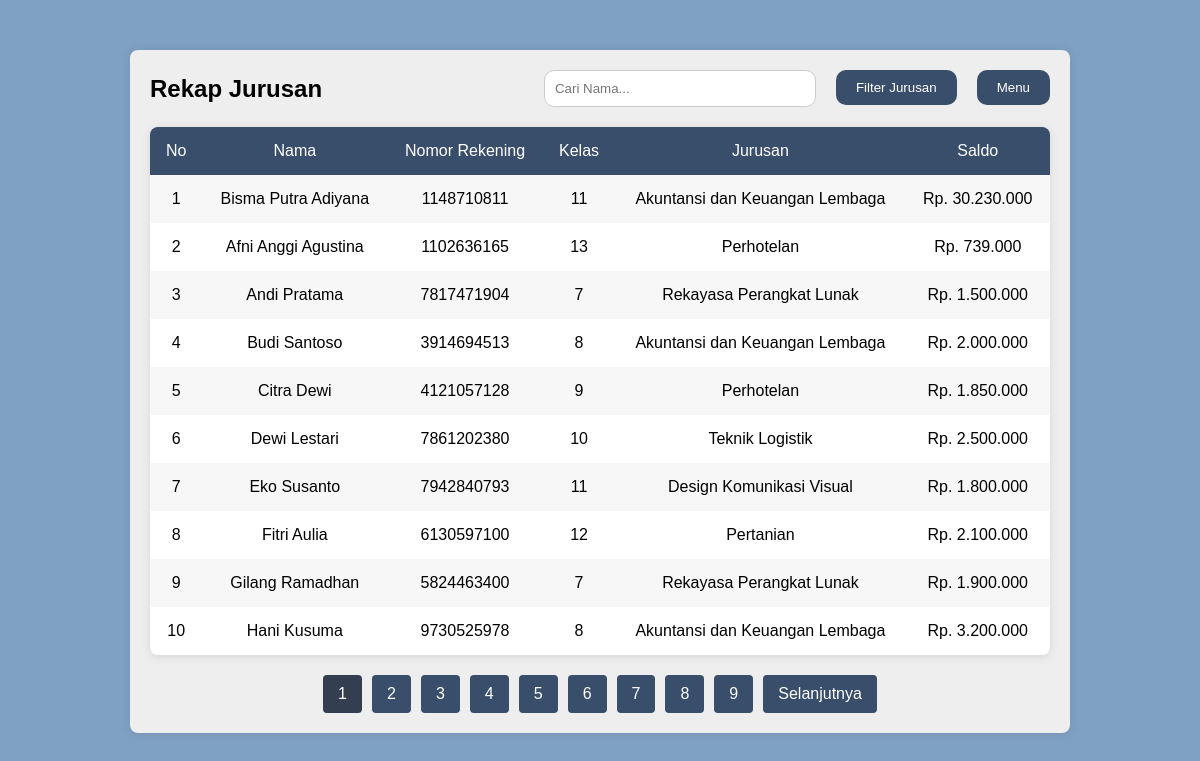
/rekap_jurusan.php, run on the app's committed database.
### tables this page shows
CREATE TABLE `nasabah` (
  `id` bigint(11) NOT NULL,
  `nama` varchar(100) NOT NULL,
  `no_rekening` bigint(11) NOT NULL,
  `kelas` varchar(100) NOT NULL,
  `jurusan` varchar(100) NOT NULL,
  `jenis_kelamin` varchar(100) NOT NULL,
  `tanggal_pembuatan` date NOT NULL,
  `saldo` int(20) NOT NULL,
  `status` varchar(100) NOT NULL
);

### rekap_jurusan.php (the view, shortened to what this page needs)
<?php
require_once 'koneksi.php';
$per_page = 10;
$page = isset($_GET['page']) ? (int)$_GET['page'] : 1;
$start = ($page > 1) ? ($page * $per_page) - $per_page : 0;
$status_filter = isset($_GET['status']) ? $_GET['status'] : '';
$status_query = $status_filter !== '' ? "status = '$status_filter'" : '1=1';
$jurusan_filter = isset($_GET['jurusan']) ? $_GET['jurusan'] : '';
$jurusan_query = $jurusan_filter !== '' ? "jurusan = '$jurusan_filter'" : '1=1';
$search_query = isset($_GET['search']) ? $_GET['search'] : '';
$name_query = $search_query !== '' ? "nama LIKE '%$search_query%'" : '1=1';
$where_query = "WHERE $status_query AND $jurusan_query AND $name_query";
$total = $conn->query("SELECT COUNT(*) AS total FROM nasabah $where_query")->fetch_assoc()['total'];
$pages = ceil($total / $per_page);
$q = $conn->query("SELECT * FROM nasabah $where_query LIMIT $start, $per_page");
?>
<!DOCTYPE html>
<html>
<head>
</head>
<body>
    <div class="container">
        <div class="header">
            <h1>Rekap Jurusan</h1>
            <div class="dropdown-wrapper">
                <form method="GET" action="">
                    <input type="text" name="search" placeholder="Cari Nama..." value="<?= $search_query ?>">
                </form>
                <div class="dropdown">
                    <button class="dropbtn">Filter Jurusan</button>
                </div>
                <div class="dropdown">
                    <button class="dropbtn">Menu</button>
                </div>
            </div>
        </div>
        <table>
            <tr>
                <th>No</th>
                <th>Nama</th>
                <th>Nomor Rekening</th>
                <th>Kelas</th>
                <th>Jurusan</th>
                <th>Saldo</th>
            </tr>
            <?php
            $no = $start + 1;
            while ($dt = $q->fetch_assoc()) :
            ?>
            <tr>
                <td><?= $no++ ?></td>
                <td><?= $dt['nama'] ?></td>
                <td><?= $dt['no_rekening'] ?></td>
                <td><?= $dt['kelas'] ?></td>
                <td><?= $dt['jurusan'] ?></td>
                <td>Rp. <?= number_format($dt['saldo'], 0, ',', '.') ?></td>
            </tr>
            <?php
            endwhile;
            ?>
        </table>
        <div class="pagination">
            <?php for($i = 1; $i <= $pages; $i++): ?>
                <?php if($i == $page): ?>
                    <a href="?page=<?= $i ?>&status=<?= $status_filter ?>&search=<?= $search_query ?>&jurusan=<?= $jurusan_filter ?>" style="background-color: #333e50;"><?= $i ?></a>
                <?php else: ?>
                    <a href="?page=<?= $i ?>&status=<?= $status_filter ?>&search=<?= $search_query ?>&jurusan=<?= $jurusan_filter ?>"><?= $i ?></a>
                <?php endif; ?>
            <?php endfor; ?>
            <?php if($page < $pages): ?>
                <a href="?page=<?= $page + 1 ?>&status=<?= $status_filter ?>&search=<?= $search_query ?>&jurusan=<?= $jurusan_filter ?>">Selanjutnya</a>
            <?php endif; ?>
        </div>
    </div>
</body>
</html>

### rekap_jurusan.php (style rules this page uses)
body { font-family: Poppins, sans-serif; background-color: #7FA1C3; display: flex; justify-content: center; align-items: center; height: auto; margin: 50px 0; }
.container { width: 75%; background-color: #EEEEEE; padding: 20px; border-radius: 8px; box-shadow: 0 0 10px rgba(0, 0, 0, 0.1); position: relative; }
.header { display: flex; justify-content: space-between; align-items: center; margin-bottom: 20px; }
.dropdown-wrapper { display: flex; gap: 20px; }
h1 { margin: 0; font-size: 24px; }
input[type="text"] { font-family: Poppins, sans-serif; padding: 10px; border-radius: 10px; border: 1px solid #ccc; width: 250px; transition: border-color 0.3s ease; }
table { width: 100%; border-collapse: separate; border-spacing: 0; border-radius: 8px; overflow: hidden; box-shadow: 0 2px 10px rgba(0, 0, 0, 0.1); }
th, td { padding: 15px; text-align: center; }
th { background-color: #394E6A; color: white; font-weight: normal; }
td { background-color: #ffffff; }
tr:nth-child(even) td { background-color: #F7F7F7; }
.dropdown { position: relative; display: inline-block; }
.dropbtn { font-family: Poppins, sans-serif; background-color: #394E6A; color: white; padding: 10px 20px; border: none; border-radius: 10px; cursor: pointer; text-align: center; text-decoration: none; width: auto; }
.pagination { margin-top: 20px; display: flex; justify-content: center; }
.pagination a { background-color: #394E6A; color: white; padding: 10px 15px; margin: 0 5px; text-decoration: none; border-radius: 4px; transition: background-color 0.3s ease; }

### data on the page
nasabah: nama "Bisma Putra Adiyana", no_rekening "1148710811", kelas "11", jurusan "Akuntansi dan Keuangan Lembaga", saldo "30.230.000"
nasabah: nama "Afni Anggi Agustina", no_rekening "1102636165", kelas "13", jurusan "Perhotelan", saldo "739.000"
nasabah: nama "Andi Pratama", no_rekening "7817471904", kelas "7", jurusan "Rekayasa Perangkat Lunak", saldo "1.500.000"
nasabah: nama "Budi Santoso", no_rekening "3914694513", kelas "8", jurusan "Akuntansi dan Keuangan Lembaga", saldo "2.000.000"
nasabah: nama "Citra Dewi", no_rekening "4121057128", kelas "9", jurusan "Perhotelan", saldo "1.850.000"
nasabah: nama "Dewi Lestari", no_rekening "7861202380", kelas "10", jurusan "Teknik Logistik", saldo "2.500.000"
nasabah: nama "Eko Susanto", no_rekening "7942840793", kelas "11", jurusan "Design Komunikasi Visual", saldo "1.800.000"
nasabah: nama "Fitri Aulia", no_rekening "6130597100", kelas "12", jurusan "Pertanian", saldo "2.100.000"
nasabah: nama "Gilang Ramadhan", no_rekening "5824463400", kelas "7", jurusan "Rekayasa Perangkat Lunak", saldo "1.900.000"
nasabah: nama "Hani Kusuma", no_rekening "9730525978", kelas "8", jurusan "Akuntansi dan Keuangan Lembaga", saldo "3.200.000"
